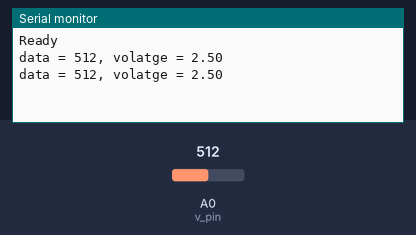
Recording of a sketch running on a simulated Arduino Uno, built with avr-gcc and run on an emulated ATmega328P. On the bench: the last lines printed to the serial monitor. The inputs (shaded band) are chosen by the test bench; at power-on: A0 (v_pin) = 512.

Above: at 1.8 s.
1.9 s: A0 (v_pin) set to 716
At 2.8 s:
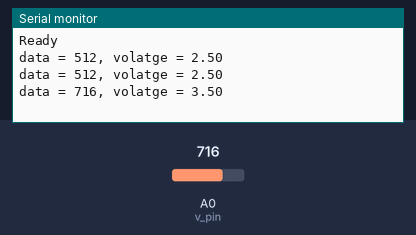
3.4 s: A0 (v_pin) set to 900
At 4.4 s:
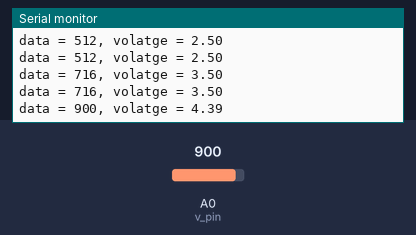
Timing chart, 0 to 6.4 s (numbered marks = the images above; inputs shaded):
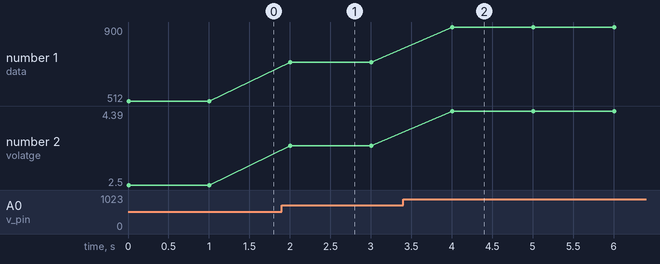

The sketch:

Test_Voltage.ino
```cpp
/*
電池的正極接 -> A0
電池的負極接 -> GND
*/
const int v_pin = A0;

void setup() {
  Serial.begin(9600);
  Serial.println("Ready");
}

void loop() {
  int data = analogRead(v_pin); // 類比資料讀取 (0~1023)
  Serial.print("data = ");
  Serial.print(data);

  float volatge = data / 1024.0 * 5.0;
  Serial.print(", volatge = ");
  Serial.println(volatge);
  delay(1000);
}
```

Measured:
- after the input at 1.9 s, the serial monitor: prints a new line after 0.10 s (image 1)
- after the input at 3.4 s, the serial monitor: prints a new line after 0.60 s (image 2)
- plotted number 1: 512 → 716 after the input at 1.9 s, 716 → 900 after the input at 3.4 s
- plotted number 2: 2.5 → 3.5 after the input at 1.9 s, 3.5 → 4.39 after the input at 3.4 s
